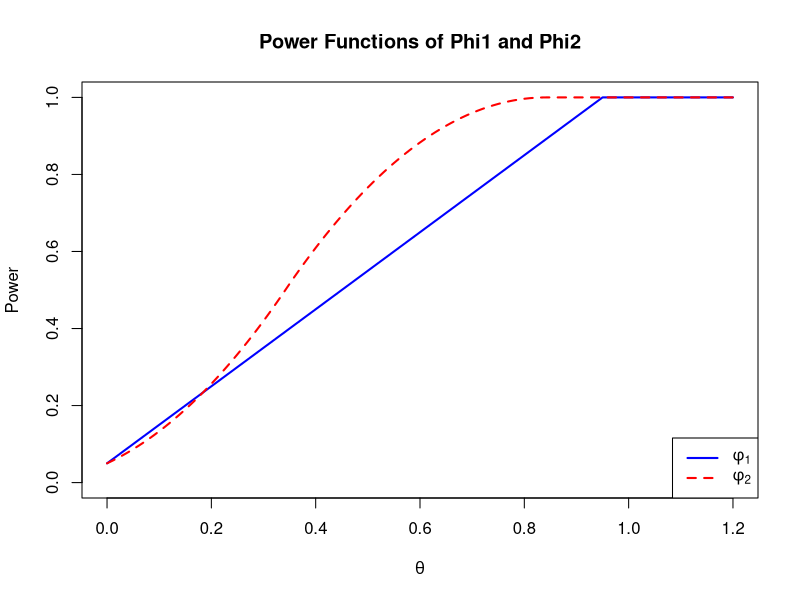
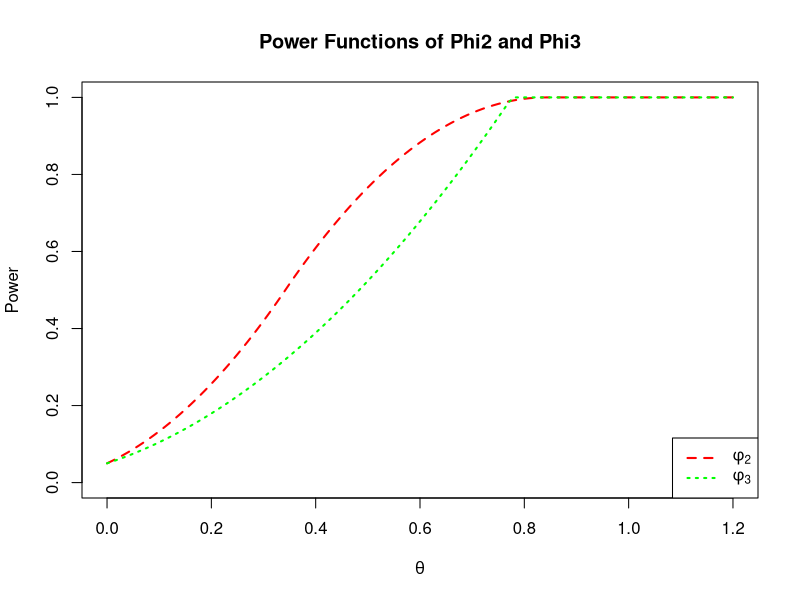

The R script that drew these images, in order:
## ---- chunk 1
theta <- seq(0, 1.2, by = 0.01)
C <- 2 - sqrt(0.1)  # Computed value of C

# Power function for phi_1
beta1 <- pmax(0, pmin(1, theta + 0.05))

# Power function for phi_2
beta2 <- ifelse(theta <= (C/2) - 1, 0,
         ifelse(theta <= (C - 1)/2, ((2*theta + 2 - C)^2)/2,
         ifelse(theta <= C/2, 1 - ((C - 2*theta)^2)/2, 1)))

# Plot
plot(theta, beta1, type = "l", col = "blue", lwd = 2, ylim = c(0, 1),
     ylab = "Power", xlab = expression(theta), main = "Power Functions of Phi1 and Phi2")
lines(theta, beta2, col = "red", lwd = 2, lty = 2)
legend("bottomright", legend = c(expression(phi[1]), expression(phi[2])),
       col = c("blue", "red"), lty = c(1, 2), lwd = 2)
## ---- chunk 2
# Define the range of theta values
theta <- seq(0, 1.2, by = 0.01)

# Define the critical value for phi_3
t_crit <- 1 - sqrt(0.05)

# Corrected power function for phi_3
phi3_power <- function(theta) {
    ifelse(theta < (1 - sqrt(0.05)), (sqrt(0.05) + theta)^2, 1)
}

# Compute the power for phi_3
beta3 <- sapply(theta, phi3_power)

# Corrected power function for phi_2
C <- 2 - sqrt(0.1)  # The critical value used for phi_2
beta2 <- ifelse(theta <= (C/2) - 1, 0,
         ifelse(theta <= (C - 1)/2, ((2*theta + 2 - C)^2)/2,
         ifelse(theta <= C/2, 1 - ((C - 2*theta)^2)/2, 1)))

# Plot the corrected power functions
plot(theta, beta2, type = "l", col = "red", lwd = 2, ylim = c(0, 1),
     ylab = "Power", xlab = expression(theta), main = "Power Functions of Phi2 and Phi3",
     lty = 2)
lines(theta, beta3, col = "green", lwd = 2, lty = 3)

# Add a legend
legend("bottomright", legend = c(expression(phi[2]), expression(phi[3])),
       col = c("red", "green"), lty = c(2, 3), lwd = 2)
